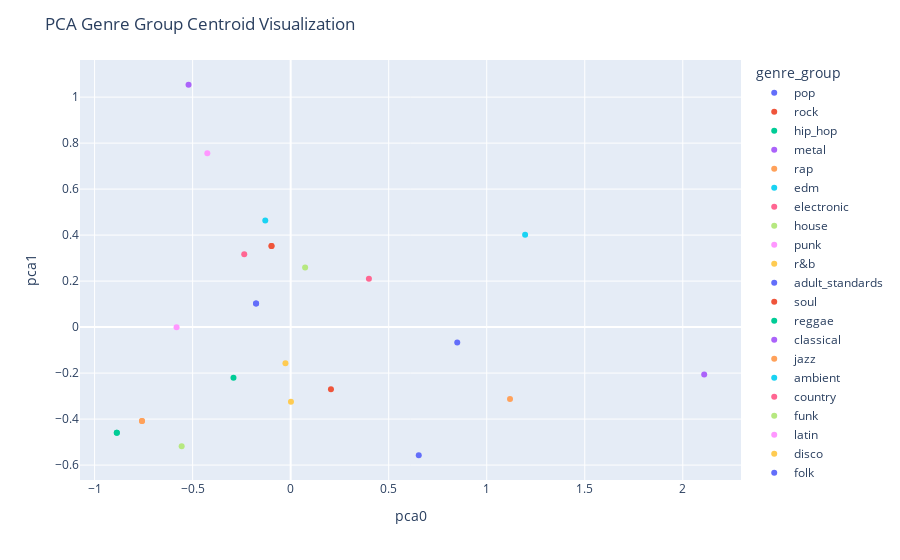

Source (notebook cell):
### Code cell
pca_1 = PCA(n_components=2)
centroid_pca = pca_1.fit_transform(centroids[:, 0, :])

# Convert the data to a pandas DataFrame
df_centroid_genre = pd.DataFrame({'pca0': centroid_pca[:, 0], 'pca1': centroid_pca[:, 1], 'genre_group': genre_group_labels})

# Create a scatter plot using Plotly
fig = px.scatter(df_centroid_genre, x='pca0', y='pca1', color='genre_group')

# Add labels and adjust the layout
fig.update_layout(
    title='PCA Genre Group Centroid Visualization',
    xaxis_title='pca0',
    yaxis_title='pca1',
    legend_title='genre_group'
)

# Display the plot
fig.show()

### Figure 1 — Plotly figure (JSON) as saved in the notebook; plotly's stock layout.template omitted (floating-point values rounded to 4 significant figures)
{"data": [{"hovertemplate": "genre_group=pop<br>pca0=%{x}<br>pca1=%{y}<extra></extra>", "legendgroup": "pop", "marker": {"color": "#636efa", "symbol": "circle"}, "mode": "markers", "name": "pop", "orientation": "v", "showlegend": true, "type": "scatter", "x": [-0.1765, -0.1765], "xaxis": "x", "y": [0.1022, 0.1022], "yaxis": "y"}, {"hovertemplate": "genre_group=rock<br>pca0=%{x}<br>pca1=%{y}<extra></extra>", "legendgroup": "rock", "marker": {"color": "#EF553B", "symbol": "circle"}, "mode": "markers", "name": "rock", "orientation": "v", "showlegend": true, "type": "scatter", "x": [-0.09766, -0.09766], "xaxis": "x", "y": [0.3522, 0.3522], "yaxis": "y"}, {"hovertemplate": "genre_group=hip_hop<br>pca0=%{x}<br>pca1=%{y}<extra></extra>", "legendgroup": "hip_hop", "marker": {"color": "#00cc96", "symbol": "circle"}, "mode": "markers", "name": "hip_hop", "orientation": "v", "showlegend": true, "type": "scatter", "x": [-0.8868, -0.8868], "xaxis": "x", "y": [-0.4591, -0.4591], "yaxis": "y"}, {"hovertemplate": "genre_group=metal<br>pca0=%{x}<br>pca1=%{y}<extra></extra>", "legendgroup": "metal", "marker": {"color": "#ab63fa", "symbol": "circle"}, "mode": "markers", "name": "metal", "orientation": "v", "showlegend": true, "type": "scatter", "x": [-0.5209], "xaxis": "x", "y": [1.054], "yaxis": "y"}, {"hovertemplate": "genre_group=rap<br>pca0=%{x}<br>pca1=%{y}<extra></extra>", "legendgroup": "rap", "marker": {"color": "#FFA15A", "symbol": "circle"}, "mode": "markers", "name": "rap", "orientation": "v", "showlegend": true, "type": "scatter", "x": [-0.7583, -0.7583], "xaxis": "x", "y": [-0.4078, -0.4078], "yaxis": "y"}, {"hovertemplate": "genre_group=edm<br>pca0=%{x}<br>pca1=%{y}<extra></extra>", "legendgroup": "edm", "marker": {"color": "#19d3f3", "symbol": "circle"}, "mode": "markers", "name": "edm", "orientation": "v", "showlegend": true, "type": "scatter", "x": [-0.1295], "xaxis": "x", "y": [0.4632], "yaxis": "y"}, {"hovertemplate": "genre_group=electronic<br>pca0=%{x}<br>pca1=%{y}<extra></extra>", "legendgroup": "electronic", "marker": {"color": "#FF6692", "symbol": "circle"}, "mode": "markers", "name": "electronic", "orientation": "v", "showlegend": true, "type": "scatter", "x": [0.3991], "xaxis": "x", "y": [0.2101], "yaxis": "y"}, {"hovertemplate": "genre_group=house<br>pca0=%{x}<br>pca1=%{y}<extra></extra>", "legendgroup": "house", "marker": {"color": "#B6E880", "symbol": "circle"}, "mode": "markers", "name": "house", "orientation": "v", "showlegend": true, "type": "scatter", "x": [0.07384], "xaxis": "x", "y": [0.2587], "yaxis": "y"}, {"hovertemplate": "genre_group=punk<br>pca0=%{x}<br>pca1=%{y}<extra></extra>", "legendgroup": "punk", "marker": {"color": "#FF97FF", "symbol": "circle"}, "mode": "markers", "name": "punk", "orientation": "v", "showlegend": true, "type": "scatter", "x": [-0.425], "xaxis": "x", "y": [0.7554], "yaxis": "y"}, {"hovertemplate": "genre_group=r&b<br>pca0=%{x}<br>pca1=%{y}<extra></extra>", "legendgroup": "r&b", "marker": {"color": "#FECB52", "symbol": "circle"}, "mode": "markers", "name": "r&b", "orientation": "v", "showlegend": true, "type": "scatter", "x": [0.001496], "xaxis": "x", "y": [-0.3245], "yaxis": "y"}, {"hovertemplate": "genre_group=adult_standards<br>pca0=%{x}<br>pca1=%{y}<extra></extra>", "legendgroup": "adult_standards", "marker": {"color": "#636efa", "symbol": "circle"}, "mode": "markers", "name": "adult_standards", "orientation": "v", "showlegend": true, "type": "scatter", "x": [0.6533], "xaxis": "x", "y": [-0.5572], "yaxis": "y"}, {"hovertemplate": "genre_group=soul<br>pca0=%{x}<br>pca1=%{y}<extra></extra>", "legendgroup": "soul", "marker": {"color": "#EF553B", "symbol": "circle"}, "mode": "markers", "name": "soul", "orientation": "v", "showlegend": true, "type": "scatter", "x": [0.2056], "xaxis": "x", "y": [-0.2702], "yaxis": "y"}, {"hovertemplate": "genre_group=reggae<br>pca0=%{x}<br>pca1=%{y}<extra></extra>", "legendgroup": "reggae", "marker": {"color": "#00cc96", "symbol": "circle"}, "mode": "markers", "name": "reggae", "orientation": "v", "showlegend": true, "type": "scatter", "x": [-0.2917], "xaxis": "x", "y": [-0.2198], "yaxis": "y"}, {"hovertemplate": "genre_group=classical<br>pca0=%{x}<br>pca1=%{y}<extra></extra>", "legendgroup": "classical", "marker": {"color": "#ab63fa", "symbol": "circle"}, "mode": "markers", "name": "classical", "orientation": "v", "showlegend": true, "type": "scatter", "x": [2.109], "xaxis": "x", "y": [-0.2061], "yaxis": "y"}, {"hovertemplate": "genre_group=jazz<br>pca0=%{x}<br>pca1=%{y}<extra></extra>", "legendgroup": "jazz", "marker": {"color": "#FFA15A", "symbol": "circle"}, "mode": "markers", "name": "jazz", "orientation": "v", "showlegend": true, "type": "scatter", "x": [1.119], "xaxis": "x", "y": [-0.3132], "yaxis": "y"}, {"hovertemplate": "genre_group=ambient<br>pca0=%{x}<br>pca1=%{y}<extra></extra>", "legendgroup": "ambient", "marker": {"color": "#19d3f3", "symbol": "circle"}, "mode": "markers", "name": "ambient", "orientation": "v", "showlegend": true, "type": "scatter", "x": [1.196], "xaxis": "x", "y": [0.4013], "yaxis": "y"}, {"hovertemplate": "genre_group=country<br>pca0=%{x}<br>pca1=%{y}<extra></extra>", "legendgroup": "country", "marker": {"color": "#FF6692", "symbol": "circle"}, "mode": "markers", "name": "country", "orientation": "v", "showlegend": true, "type": "scatter", "x": [-0.2368], "xaxis": "x", "y": [0.3169], "yaxis": "y"}, {"hovertemplate": "genre_group=funk<br>pca0=%{x}<br>pca1=%{y}<extra></extra>", "legendgroup": "funk", "marker": {"color": "#B6E880", "symbol": "circle"}, "mode": "markers", "name": "funk", "orientation": "v", "showlegend": true, "type": "scatter", "x": [-0.556], "xaxis": "x", "y": [-0.5179], "yaxis": "y"}, {"hovertemplate": "genre_group=latin<br>pca0=%{x}<br>pca1=%{y}<extra></extra>", "legendgroup": "latin", "marker": {"color": "#FF97FF", "symbol": "circle"}, "mode": "markers", "name": "latin", "orientation": "v", "showlegend": true, "type": "scatter", "x": [-0.5819], "xaxis": "x", "y": [-0.0009908], "yaxis": "y"}, {"hovertemplate": "genre_group=disco<br>pca0=%{x}<br>pca1=%{y}<extra></extra>", "legendgroup": "disco", "marker": {"color": "#FECB52", "symbol": "circle"}, "mode": "markers", "name": "disco", "orientation": "v", "showlegend": true, "type": "scatter", "x": [-0.02665], "xaxis": "x", "y": [-0.1569], "yaxis": "y"}, {"hovertemplate": "genre_group=folk<br>pca0=%{x}<br>pca1=%{y}<extra></extra>", "legendgroup": "folk", "marker": {"color": "#636efa", "symbol": "circle"}, "mode": "markers", "name": "folk", "orientation": "v", "showlegend": true, "type": "scatter", "x": [0.8496], "xaxis": "x", "y": [-0.06746], "yaxis": "y"}], "layout": {"legend": {"title": {"text": "genre_group"}, "tracegroupgap": 0}, "margin": {"t": 60}, "title": {"text": "PCA Genre Group Centroid Visualization"}, "xaxis": {"anchor": "y", "domain": [0, 1], "title": {"text": "pca0"}}, "yaxis": {"anchor": "x", "domain": [0, 1], "title": {"text": "pca1"}}}}
